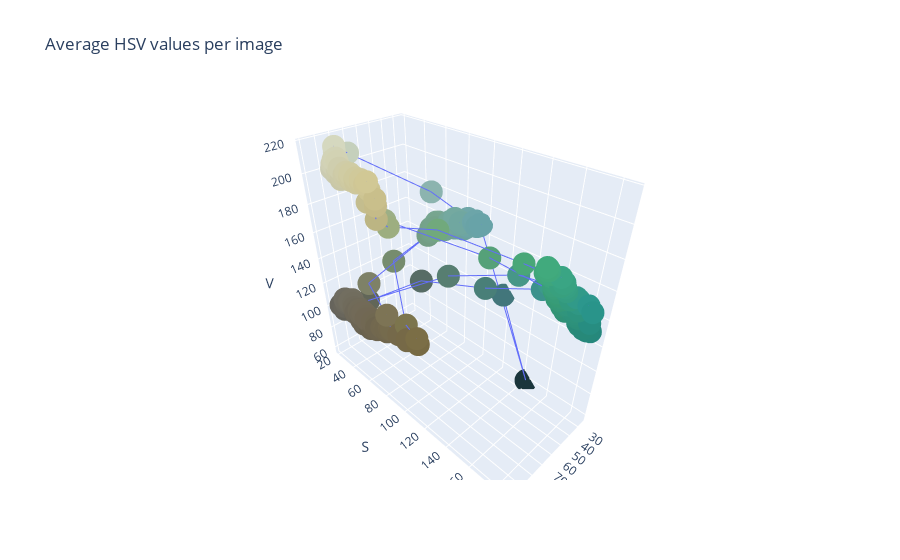

Notebook source saved alongside this figure:
### Markdown cell above
The above scatter plot shows each image as a point in R/G/B space, colored by the actual average RGB for that image. The lines show the sequence of time (sequential points are connected). From this we can see that two cycles through the colors were taken.

The points show good separation between the 4 color clusters, suggesting a cluster-based classifier should be able to distinguish the colors well.

Note that color separation is often performed in HSV space, using thresholds on the single 'hue' dimension (for example see [this opencv tutorial](https://docs.opencv.org/3.4/da/d97/tutorial_threshold_inRange.html)). Out of interest I plot the image points in HSV space, to see if the clusters appear more separable:

### Code cell
# instead of rgb values, look at hsv
hsv_dicts = []
for _,row in rgb_frame.iterrows():
    rgb = np.uint8([[[int(row.r), int(row.g), int(row.b)]]])
    hsv = cv2.cvtColor(rgb, cv2.COLOR_BGR2HSV)[0][0]
    hsv_dicts.append(dict(h=hsv[0], s=hsv[1], v=hsv[2]))

hsv_frame = pd.DataFrame(hsv_dicts)

data = go.Scatter3d(x=hsv_frame.h, y=hsv_frame.s, z=hsv_frame.v, mode="lines+markers", marker=dict(color=colors))
fig = go.Figure(data)
fig.update_layout(
    title="Average HSV values per image",
    scene=dict(
        xaxis_title='H',
        yaxis_title='S',
        zaxis_title='V',
    )
)
fig.show()

### Figure 1 — Plotly figure (JSON) as saved in the notebook; plotly's stock layout.template omitted (floating-point values rounded to 4 significant figures; data arrays with more than 128 entries replaced by an {"elided": "..."} marker saying what was removed)
{"data": [{"marker": {"color": {"elided": "389 str values"}}, "mode": "lines+markers", "type": "scatter3d", "x": {"elided": "389 int values"}, "y": {"elided": "389 int values"}, "z": {"elided": "389 int values"}}], "layout": {"scene": {"xaxis": {"title": {"text": "H"}}, "yaxis": {"title": {"text": "S"}}, "zaxis": {"title": {"text": "V"}}}, "title": {"text": "Average HSV values per image"}}}
